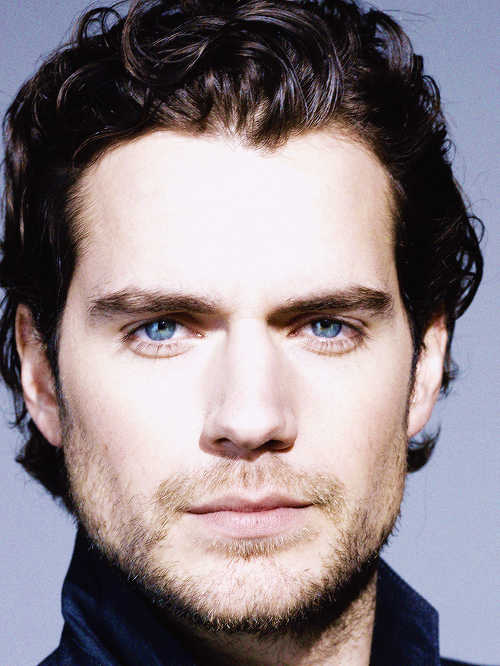
#> input picture image.jpg, 500 x 666 px
$ python skincode.py
#> lines starting #> are read from the running program, lines starting #| are printed output that depends on the picture; after the words box and inside, x2 and y2 are one past the last pixel; in counts of white or black regions, pixels touching at a corner belong together
import cv2
import numpy as np
from collections import Counter

def pixel_dict(x):
    # detecting skin pixels
#> called with x = 'image.jpg'
    min_YCrCb = np.array([0,133,77],np.uint8)
    max_YCrCb = np.array([235,173,127],np.uint8)

    image = cv2.imread(x)
#> image is the input picture: shape (666, 500, 3); mean B, G, R 136.1, 131.3, 142

    imageYCrCb = cv2.cvtColor(image,cv2.COLOR_BGR2YCR_CB)
#> imageYCrCb: shape (666, 500, 3); mean of channels 0, 1, 2 135.1, 132.9, 128.6
    skinRegionYCrCb = cv2.inRange(imageYCrCb,min_YCrCb,max_YCrCb)
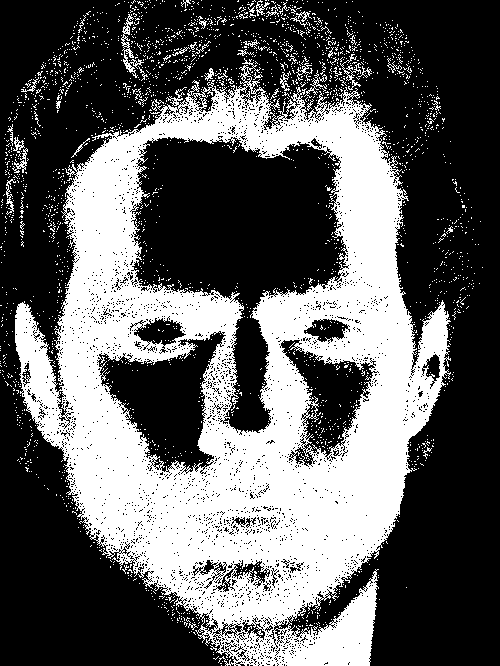
#> skinRegionYCrCb: shape (666, 500); 37.3% white; 2509 white regions (2462 under 20 px), largest, box (x1, y1, x2, y2) and area: (15, 58, 451, 666) 116565, (121, 14, 144, 78) 335, (340, 54, 361, 90) 175
    skinYCrCb = cv2.bitwise_and(image, image, mask = skinRegionYCrCb)
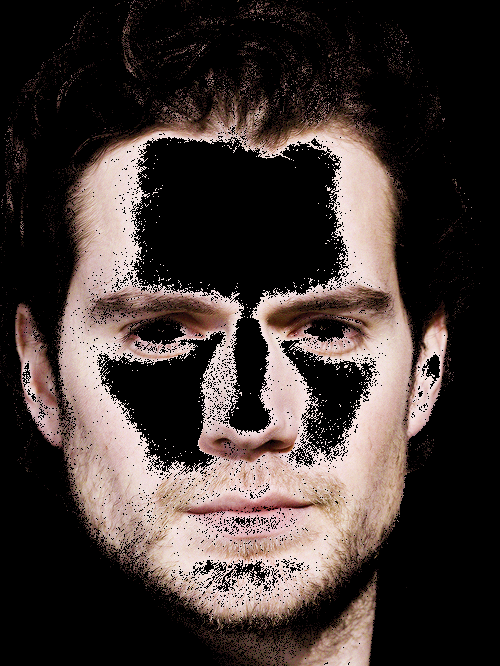
#> skinYCrCb: shape (666, 500, 3); mean B, G, R 52.9, 55.9, 66.5

    # major colourcode
    image = cv2.cvtColor(skinYCrCb,cv2.COLOR_BGR2RGB)
    flat_pixels = [tuple(pixel) for line in image for pixel in line]
#> flat_pixels = 333000 items
    color_counts = Counter(flat_pixels)
#> color_counts = 45377 items
    top_colors = color_counts.most_common(2)
#> top_colors = [((0, 0, 0), 208812), ((240, 218, 223), 239)]
    if top_colors[0][0] == (0,0,0):
        return '#%02x%02x%02x' % top_colors[1][0]
    else:
        return '#%02x%02x%02x' % top_colors[0][0]


print(pixel_dict("image.jpg")) #image location


# [5 lines of commented-out code are left out]
